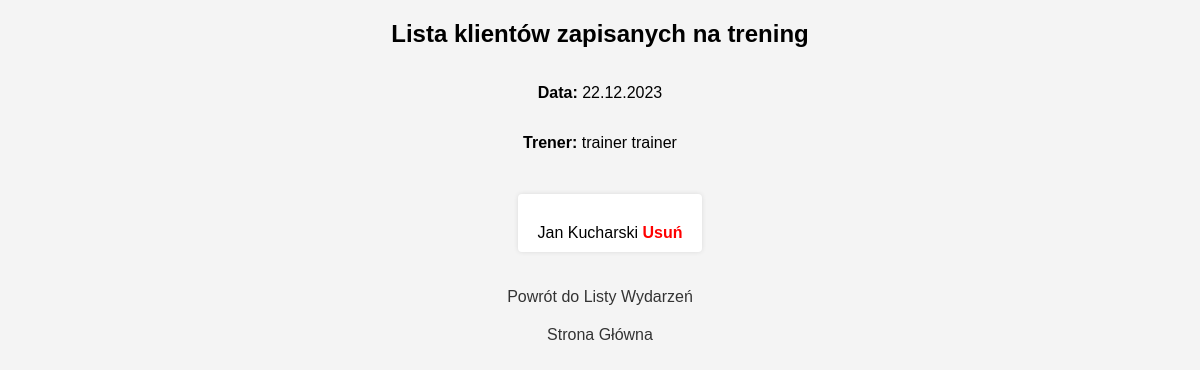
Screenshot of /list_clients_for_event/14/ with the database file from the repository.
### silownia_app/models.py (models this page shows, shortened)
class Event(models.Model):
    date = models.DateTimeField()
    trainer = models.ForeignKey(Client, on_delete=models.SET_NULL, null=True, blank=True, related_name='trainer_events')
    EVENT_TYPE_CHOICES = [
        ('group', 'Trening grupowy'),
        ('personal', 'Trening personalny'),
    ]
    event_type = models.CharField(max_length=20, choices=EVENT_TYPE_CHOICES)
    max_clients = models.PositiveIntegerField(default=1)
    clients_list = models.ManyToManyField('Client', blank=True, related_name='client_events')

class Client(AbstractBaseUser):
    login = models.CharField(_('login'), max_length=100, unique=True)
    first_name = models.CharField(_('imię'), max_length=100)
    last_name = models.CharField(_('nazwisko'), max_length=100)
    date_of_birth = models.DateField(_('data urodzenia'), null=True, blank=True)
    is_active = models.BooleanField(default=True)
    is_admin = models.BooleanField(default=False)
    is_employee = models.BooleanField(default=False)
    is_trainer = models.BooleanField(default=False)
    objects = ClientManager()
    USERNAME_FIELD = 'login'
    REQUIRED_FIELDS = []

class EventRegistration(models.Model):
    client = models.ForeignKey(Client, on_delete=models.CASCADE)
    event = models.ForeignKey(Event, on_delete=models.CASCADE)

### silownia_app/views.py (the view)
# urls.py: path('list_clients_for_event/<int:event_id>/', list_clients_for_event, name='list_clients_for_event'),
def list_clients_for_event(request, event_id):
    event = get_object_or_404(Event, id=event_id)
    registered_clients = EventRegistration.objects.filter(event=event).select_related('client')
    return render(request, 'events/list_clients_for_event.html', {'event': event, 'registered_clients': registered_clients})

### silownia_app/templates/events/list_clients_for_event.html (shortened to what this page needs)
{% load static %}
<!DOCTYPE html>
<html lang="en">
<head>
    <link rel="stylesheet" type="text/css" href="{% static 'css_files/list2.css' %}">
</head>
<body>
  <h2>Lista klientów zapisanych na trening</h2>
  <p><strong>Data:</strong> {{ event.date|date:"d.m.Y" }}</p>
  <p><strong>Trener:</strong> {{ event.trainer.first_name }} {{ event.trainer.last_name }}</p>
  <ul>
    {% for registration in registered_clients %}
      <li>
        {{ registration.client.first_name }} {{ registration.client.last_name }}
        <a href="{% url 'remove_client_from_event' event.id registration.client.id %}">Usuń</a>
      </li>
    {% endfor %}
  </ul>
<a href="{% url 'list_events' %}">Powrót do Listy Wydarzeń</a>
    <nav>
        <a href="{% url 'index' %}">Strona Główna</a>
    </nav>
</body>
</html>

### silownia_app/static/css_files/list2.css (style rules this page uses)
body { font-family: Arial, sans-serif; background-color: #f4f4f4; margin: 0; padding: 0; display: flex; flex-direction: column; align-items: center; min-height: 100vh; }
ul { list-style-type: none; padding: 0; }
li { background-color: white; margin-top: 10px; padding: 10px; border-radius: 4px; box-shadow: 0 0 5px rgba(0, 0, 0, 0.1); max-width: 400px; width: 100%; text-align: center; }
li a { color: red; text-decoration: none; font-weight: bold; }
a { display: inline-block; margin-top: 20px; text-decoration: none; color: #333; }
nav { margin-top: 20px; text-align: center; }
nav a { display: inline-block; margin: 0 10px; text-decoration: none; color: #333; }

### rows the page displays
Event: date "22.12.2023", trainer.first_name "trainer", trainer.last_name "trainer"
EventRegistration: client.first_name "Jan", client.last_name "Kucharski"
